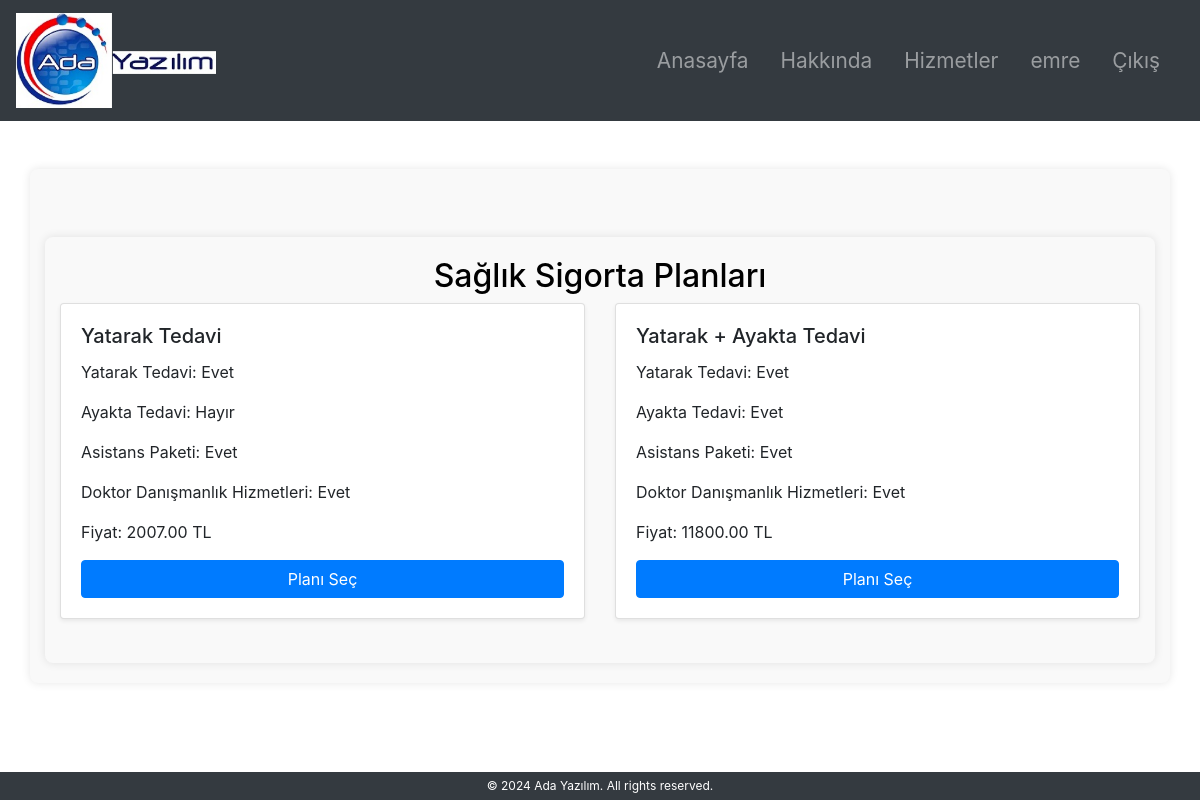
Screenshot of /services/health/ (signed in) with the database file from the repository.
### accounts/models.py (models this page shows, shortened)
class MyUser(AbstractBaseUser, PermissionsMixin):
    Id_No = models.CharField(max_length=11, unique=True)
    first_name = models.CharField(max_length=30)
    last_name = models.CharField(max_length=30)
    city = models.CharField(max_length=30)
    district = models.CharField(max_length=30)
    phone = models.CharField(max_length=15)
    email = models.EmailField(unique=True)
    is_active = models.BooleanField(default=True)
    is_staff = models.BooleanField(default=False)
    is_superuser = models.BooleanField(default=False)
    objects = MyUserManager()
    USERNAME_FIELD = 'Id_No'
    REQUIRED_FIELDS = ['first_name', 'last_name', 'email']
    """
    def clean(self):
        super().clean()
        if len(self.Id_No) != 11:
            raise ValidationError(_('Id_No must be exactly 11 characters long.'))
    """

### services/models.py (models this page shows, shortened)
class SaglikPlanlar(models.Model):
    plan_adi = models.CharField(max_length=255)
    yatarak_tedavi = models.BooleanField(default=False)
    ayakta_tedavi = models.BooleanField(default=False)
    asistans_paketi = models.BooleanField(default=False)
    doktor_danismanlik_hizmetleri = models.BooleanField(default=False)
    fiyat = models.DecimalField(max_digits=10, decimal_places=2)
    class Meta:
        verbose_name_plural = 'Saglik Planları'

### services/views.py (the view)
# urls.py: path('health/', views.health_insurance, name='health_insurance'),
def health_insurance(request):
    saglik_planlari = SaglikPlanlar.objects.all()
    return render(request, 'services/health_insurance.html', {'saglik_planlari': saglik_planlari})

### templates/services/health_insurance.html (shortened to what this page needs)
{% extends 'base.html' %}
{% block content %}
<div class="container mt-5">
    <h2 class="text-center">Sağlık Sigorta Planları</h2>
    <div class="row">
        {% for plan in saglik_planlari %}
        <div class="col-md-6">
            <div class="card mb-4 shadow-sm">
                <div class="card-body">
                    <h5 class="card-title">{{ plan.plan_adi }}</h5>
                    <p class="card-text">Yatarak Tedavi: {{ plan.yatarak_tedavi|yesno:"Evet,Hayır" }}</p>
                    <p class="card-text">Ayakta Tedavi: {{ plan.ayakta_tedavi|yesno:"Evet,Hayır" }}</p>
                    <p class="card-text">Asistans Paketi: {{ plan.asistans_paketi|yesno:"Evet,Hayır" }}</p>
                    <p class="card-text">Doktor Danışmanlık Hizmetleri: {{ plan.doktor_danismanlik_hizmetleri|yesno:"Evet,Hayır" }}</p>
                    <p class="card-text">Fiyat: {{ plan.fiyat }} TL</p>
                    <a href="{% url 'plan_select' plan.id %}" class="btn btn-primary">Planı Seç</a>
                </div>
            </div>
        </div>
        {% endfor %}
    </div>
</div>
{% endblock %}

### templates/navbar.html (shortened to what this page needs)
{% load static %}
<nav class="navbar navbar-expand-lg navbar-dark bg-dark">
    <a class="navbar-brand" href="{% url 'home' %}">
        <img src="{% static 'images/adalogo.png' %}" alt="Logo" width="200" height="100">
    </a>
    <div class="collapse navbar-collapse" id="navbarNav">
        <ul class="navbar-nav ml-auto">
            <li class="nav-item {% if request.path == '/' %}active{% endif %}">
                <a class="nav-link" href="{% url 'home' %}">Anasayfa</a>
            </li>
            <li class="nav-item {% if request.path == '/accounts/about/' %}active{% endif %}">
                <a class="nav-link" href="{% url 'about' %}">Hakkında</a>
            </li>
            <li class="nav-item {% if request.path == '/policies/services/' %}active{% endif %}">
                <a class="nav-link" href="{% url 'services' %}">Hizmetler</a>
            </li>
            {% if user.is_authenticated %}
                <li class="nav-item {% if request.path == '/accounts/user_profile/' %}active{% endif %}">
                    <a class="nav-link" href="{% url 'user_profile' %}">{{ user.first_name }}</a>
                </li>
                <li class="nav-item {% if request.path == '/accounts/logout/' %}active{% endif %}">
                    <a class="nav-link" href="{% url 'logout' %}">Çıkış</a>
                </li>
            {% endif %}
        </ul>
    </div>
</nav>

### static/css/style.css (style rules this page uses)
body { background-color: #f8f9fa; font-family: Arial, sans-serif; }
.navbar { display: flex; justify-content: space-between; align-items: center; padding: 1rem; background-color: #343a40; }
.navbar-brand { font-size: 1.5rem; color: white; }
.navbar-nav { display: flex; list-style: none; margin: 0; padding: 0; }
.navbar-nav li { margin-right: 1rem; }
.navbar-nav li a { color: white; text-decoration: none; font-size: 1.3rem; }
.text-center { color: black; }
.container { max-width: 600px; margin: 0 auto; padding: 20px; background-color: #f9f9f9; border-radius: 8px; box-shadow: 0 0 10px rgba(0, 0, 0, 0.1); }
.card { border-radius: 10px; box-shadow: 0 0 10px rgba(0, 0, 0, 0.1); }
.card-body { padding: 2rem; }
.btn-primary { width: 100%; }
img { max-width: 100%; height: auto; }
.card { margin-bottom: 20px; transition: transform 0.3s ease; }
h2 { text-align: center; }

### rows the page displays
MyUser: first_name "emre"
SaglikPlanlar: plan_adi "Yatarak Tedavi", yatarak_tedavi "Evet", ayakta_tedavi "Hayır", asistans_paketi "Evet", doktor_danismanlik_hizmetleri "Evet", fiyat "2007.00"
SaglikPlanlar: plan_adi "Yatarak + Ayakta Tedavi", yatarak_tedavi "Evet", ayakta_tedavi "Evet", asistans_paketi "Evet", doktor_danismanlik_hizmetleri "Evet", fiyat "11800.00"
